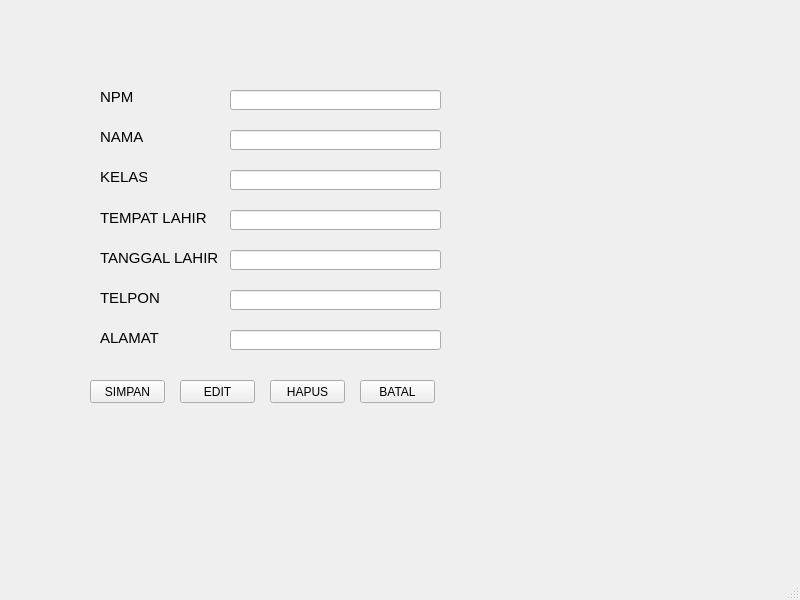
<?xml version="1.0" encoding="UTF-8"?>
<ui version="4.0">
 <class>MainWindow</class>
 <widget class="QMainWindow" name="MainWindow">
  <property name="geometry">
   <rect>
    <x>0</x>
    <y>0</y>
    <width>800</width>
    <height>600</height>
   </rect>
  </property>
  <property name="windowTitle">
   <string>MainWindow</string>
  </property>
  <widget class="QWidget" name="centralwidget">
   <widget class="QLineEdit" name="lineEdit_7">
    <property name="geometry">
     <rect>
      <x>230</x>
      <y>330</y>
      <width>211</width>
      <height>20</height>
     </rect>
    </property>
   </widget>
   <widget class="QLineEdit" name="lineEdit_6">
    <property name="geometry">
     <rect>
      <x>230</x>
      <y>290</y>
      <width>211</width>
      <height>20</height>
     </rect>
    </property>
   </widget>
   <widget class="QPushButton" name="pushButton_4">
    <property name="geometry">
     <rect>
      <x>360</x>
      <y>380</y>
      <width>75</width>
      <height>23</height>
     </rect>
    </property>
    <property name="text">
     <string>BATAL</string>
    </property>
   </widget>
   <widget class="QLineEdit" name="lineEdit_5">
    <property name="geometry">
     <rect>
      <x>230</x>
      <y>250</y>
      <width>211</width>
      <height>20</height>
     </rect>
    </property>
   </widget>
   <widget class="QLineEdit" name="lineEdit_3">
    <property name="geometry">
     <rect>
      <x>230</x>
      <y>170</y>
      <width>211</width>
      <height>20</height>
     </rect>
    </property>
   </widget>
   <widget class="QLineEdit" name="lineEdit_4">
    <property name="geometry">
     <rect>
      <x>230</x>
      <y>210</y>
      <width>211</width>
      <height>20</height>
     </rect>
    </property>
   </widget>
   <widget class="QLabel" name="label_4">
    <property name="geometry">
     <rect>
      <x>100</x>
      <y>210</y>
      <width>111</width>
      <height>16</height>
     </rect>
    </property>
    <property name="font">
     <font>
      <pointsize>11</pointsize>
     </font>
    </property>
    <property name="text">
     <string>TEMPAT LAHIR</string>
    </property>
   </widget>
   <widget class="QLineEdit" name="lineEdit_2">
    <property name="geometry">
     <rect>
      <x>230</x>
      <y>130</y>
      <width>211</width>
      <height>20</height>
     </rect>
    </property>
   </widget>
   <widget class="QLabel" name="label_7">
    <property name="geometry">
     <rect>
      <x>100</x>
      <y>330</y>
      <width>71</width>
      <height>16</height>
     </rect>
    </property>
    <property name="font">
     <font>
      <pointsize>11</pointsize>
     </font>
    </property>
    <property name="text">
     <string>ALAMAT</string>
    </property>
   </widget>
   <widget class="QLineEdit" name="lineEdit">
    <property name="geometry">
     <rect>
      <x>230</x>
      <y>90</y>
      <width>211</width>
      <height>20</height>
     </rect>
    </property>
   </widget>
   <widget class="QLabel" name="label_2">
    <property name="geometry">
     <rect>
      <x>100</x>
      <y>130</y>
      <width>47</width>
      <height>13</height>
     </rect>
    </property>
    <property name="font">
     <font>
      <pointsize>11</pointsize>
     </font>
    </property>
    <property name="text">
     <string>NAMA</string>
    </property>
   </widget>
   <widget class="QLabel" name="label">
    <property name="geometry">
     <rect>
      <x>100</x>
      <y>90</y>
      <width>47</width>
      <height>13</height>
     </rect>
    </property>
    <property name="font">
     <font>
      <pointsize>11</pointsize>
     </font>
    </property>
    <property name="text">
     <string>NPM</string>
    </property>
   </widget>
   <widget class="QPushButton" name="pushButton">
    <property name="geometry">
     <rect>
      <x>90</x>
      <y>380</y>
      <width>75</width>
      <height>23</height>
     </rect>
    </property>
    <property name="text">
     <string>SIMPAN</string>
    </property>
   </widget>
   <widget class="QLabel" name="label_6">
    <property name="geometry">
     <rect>
      <x>100</x>
      <y>290</y>
      <width>71</width>
      <height>16</height>
     </rect>
    </property>
    <property name="font">
     <font>
      <pointsize>11</pointsize>
     </font>
    </property>
    <property name="text">
     <string>TELPON</string>
    </property>
   </widget>
   <widget class="QPushButton" name="pushButton_3">
    <property name="geometry">
     <rect>
      <x>270</x>
      <y>380</y>
      <width>75</width>
      <height>23</height>
     </rect>
    </property>
    <property name="text">
     <string>HAPUS</string>
    </property>
   </widget>
   <widget class="QLabel" name="label_3">
    <property name="geometry">
     <rect>
      <x>100</x>
      <y>170</y>
      <width>47</width>
      <height>13</height>
     </rect>
    </property>
    <property name="font">
     <font>
      <pointsize>11</pointsize>
     </font>
    </property>
    <property name="text">
     <string>KELAS</string>
    </property>
   </widget>
   <widget class="QLabel" name="label_5">
    <property name="geometry">
     <rect>
      <x>100</x>
      <y>250</y>
      <width>121</width>
      <height>16</height>
     </rect>
    </property>
    <property name="font">
     <font>
      <pointsize>11</pointsize>
     </font>
    </property>
    <property name="text">
     <string>TANGGAL LAHIR</string>
    </property>
   </widget>
   <widget class="QPushButton" name="pushButton_2">
    <property name="geometry">
     <rect>
      <x>180</x>
      <y>380</y>
      <width>75</width>
      <height>23</height>
     </rect>
    </property>
    <property name="text">
     <string>EDIT</string>
    </property>
   </widget>
  </widget>
  <widget class="QMenuBar" name="menubar">
   <property name="geometry">
    <rect>
     <x>0</x>
     <y>0</y>
     <width>800</width>
     <height>21</height>
    </rect>
   </property>
  </widget>
  <widget class="QStatusBar" name="statusbar"/>
 </widget>
 <resources/>
 <connections/>
</ui>
